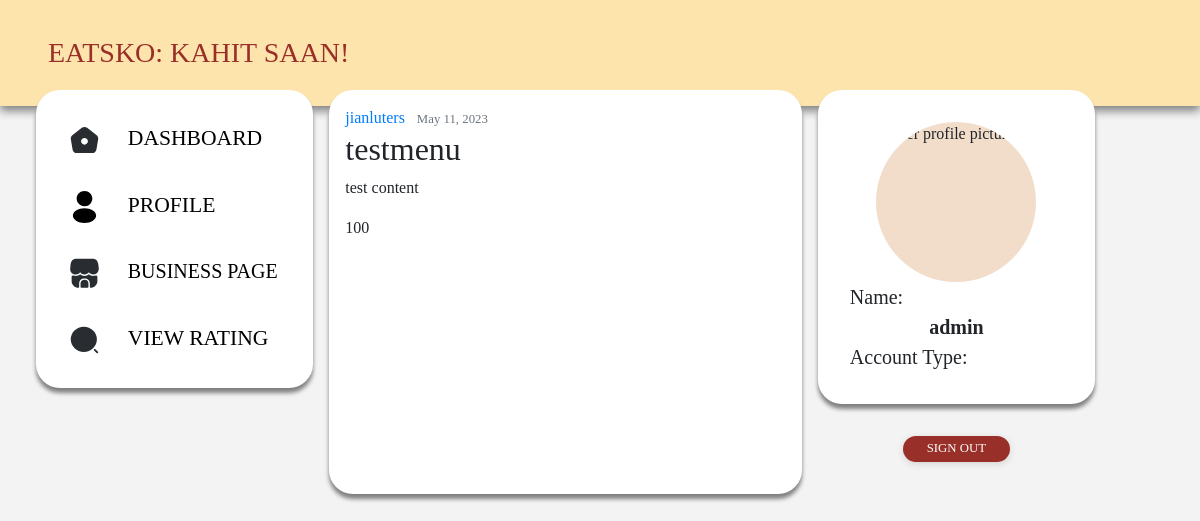
/business/menu/1/ (signed in), run on the app's committed database.
### businessdashboard/models.py (models this page shows, shortened)
class Menu(models.Model):
    title = models.CharField(max_length=100)
    content = models.TextField()
    price = models.IntegerField(null=True, blank=True)
    date_posted = models.DateTimeField(default=timezone.now)
    author = models.ForeignKey(User, on_delete=models.CASCADE)

### businessdashboard/views.py (the view)
# urls.py: path('menu/<int:pk>/', MenuDetailView.as_view(), name='menu-detail'),
class MenuDetailView(DetailView):
    model = Menu
    context_object_name = 'menu'

### businessdashboard/templates/businessdashboard/menu_detail.html (shortened to what this page needs)
{% extends "businessdashboard/base.html" %}
{% block content %}
  <article class="media content-section">
    <div class="media-body">
      <div class="article-metadata">
        <a class="mr-2" href="#">{{ object.author }}</a>
        <small class="text-muted">{{ object.date_posted|date:"F d, Y" }}</small>
      </div>
      <h2 class="article-title">{{ object.title }}</h2>
      <p class="article-content">{{ object.content }}</p>
      <p class="article-price">{{ object.price }}</p>
    </div>
  </article>
{% endblock content %}

### businessdashboard/templates/businessdashboard/base.html (shortened to what this page needs)
{% load static %}
<!DOCTYPE html>
<html lang="en">
    <head>
        <link rel="stylesheet" href="https://maxcdn.bootstrapcdn.com/bootstrap/4.0.0/css/bootstrap.min.css">
        <link rel="stylesheet" type="text/css" href="{% static 'cssbusiness/main.css' %}">
    </head>
    <body>
        <header class="container-fluid site-header">
            <span class="header-txt">EATSKO: KAHIT SAAN!</span>
        </header>
        <div class="row px-5">
            <div class="col-3 m-0 p-0">
                <nav class="nav flex-column site-panel site-sidebar">
                    <a class="sidebar-btn" href="{% url 'businessdashboard-dashboard' %}"
                                           {% if page == 'profile' %} onclick="return confirm('Exit without saving?');" {% endif %}>
                        <div class="sidebar-btn-container {% if page == 'dashboard' %} sidebar-active-container {% endif %}">
                            <img class="sidebar-btn-icon" src="{% static 'media/home.svg' %}" alt="home-icon">
                            <span class="sidebar-btn-text">DASHBOARD</span>
                        </div>
                    </a>
                    <a class="sidebar-btn" href="{% url 'businessdashboard-profile' %}"
                                           {% if page == 'profile' %} onclick="return confirm('Exit without saving?');" {% endif %}>
                        <div class="sidebar-btn-container {% if page == 'profile' %} sidebar-active-container {% endif %}">
                            <img class="sidebar-btn-icon" src="{% static 'media/profile.svg' %}" alt="profile-icon">
                            <span class="sidebar-btn-text">PROFILE</span>
                        </div>
                    </a>
                    <a class="sidebar-btn" href="{% url 'businessdashboard-businesspage' %}"
                                           {% if page == 'profile' %} onclick="return confirm('Exit without saving?');" {% endif %}>
                        <div class="sidebar-btn-container {% if page == 'businesspage' or page == 'editbusinesspage' %} sidebar-active-container {% endif %}">
                            <img class="sidebar-btn-icon" src="{% static 'media/shop.svg' %}" alt="businesspage-icon">
                            <span class="sidebar-btn-text business-page-text">BUSINESS PAGE</span>
                        </div>
                    </a>
                    <a class="sidebar-btn" href="{% url 'businessdashboard-viewrating' %}"
                                           {% if page == 'profile' %} onclick="return confirm('Exit without saving?');" {% endif %}>
                        <div class="sidebar-btn-container {% if page == 'viewrating' %} sidebar-active-container {% endif %}">
                            <img class="sidebar-btn-icon" src="{% static 'media/search-normal-1.svg' %}" alt="viewrating-icon">
                            <span class="sidebar-btn-text">VIEW RATING</span>
                        </div>
                    </a>
                </nav>
            </div>
            <div class="col-5 site-panel main">
                {% block content %}{% endblock content %}
            </div>
            <div class="col-3 m-0 p-0">
                <div class="site-panel site-end-container">
                    <div class="site-profile">
                        <img class="mx-auto d-block rounded-circle profile-img" src="{{ user.user_profile.profile_picture.url }}" alt="user profile picture">
                        <div class="profile-label">
                            <span class="profile-label-txt profile-txt">Name:</span>
                            <div class="profile-content">
                                <span class="profile-content-txt profile-txt">{{ user.username }}</span>
                            </div>
                        </div>
                        <div class="profile-label">
                            <span class="profile-label-txt profile-txt">Account Type:</span>
                        </div>
                    </div>
                </div>
                    <div class="signout-container">
                        <a class="signout-btn" href="{% url 'sessionmanager-logout' %}"
                                           {% if page == 'profile' %} onclick="return confirm('Exit without saving?');" {% endif %}>
                            <div class="signout-txt-container">
                                <span class="signout-txt">SIGN OUT</span>
                            </div>
                        </a>
                    </div>
            </div>
        </div>
    </body>
</html>

### businessdashboard/static/cssbusiness/main.css (style rules this page uses)
:root { --primary-color: #982f28; --secondary-color: #fde4ac; --tertiary-color: #f2dcca; --icon-color: #d58b4f; --bg-color: #F3F3F3; }
* { font-family: Montserrat; }
body { background: var(--bg-color); height: 100%; }
html { height: 100%; }
.site-header { padding: 2em 3em; margin-bottom: -1em; background: var(--secondary-color); filter: drop-shadow(0px 5px 5px gray); }
.header-txt { color: var(--primary-color); font-size: 1.75em; }
.site-panel { background-color: white; border-radius: 1.5em; margin: 0px 1.13%; padding: 1em; filter: drop-shadow(0px 5px 2px gray); }
.sidebar-btn-container { padding: 0.75em; border-radius: 1.2em; font-size:1.35em; }
.sidebar-btn-icon { width: 1.5em; height: 1.5em; margin-right:1em; }
.sidebar-btn-text { color: black; font-weight: 500; }
.business-page-text { font-size:20px; }
.site-end-container { padding: 2em; }
.signout-container { display: flex; justify-content: center; }
.signout-txt-container { display: flex; margin: 2em; padding: 0.2em 1.5em; background: var(--primary-color); border-radius: 1em; justify-content: center; align-items: center; filter: drop-shadow(0px 2px 3px lightgray); }
.signout-txt { color: white; font-size: 0.8em; }
.profile-img { background: var(--tertiary-color); width: 10em; height: 10em; }
.profile-label { font-size: 1.25em; }
.profile-label-txt { font-weight: 200; }
.profile-content { text-align: center; }
.profile-content-txt { font-weight: 600; }

### data on the page
Menu: author "jianluters", date_posted "May 11, 2023", title "testmenu", content "test content", price "100"

### other printed values
{{ user.username }} "admin"
